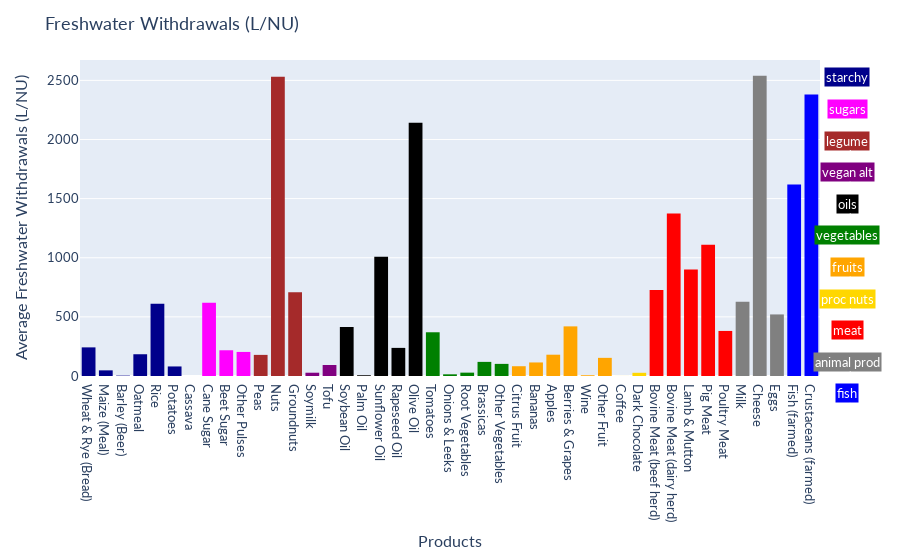

The cell this chart's notebook holds for it:
### Markdown cell above
#### Visualisations

##### Visualisation 1: bar charts of the amount of freshwater used for each product, measured in liters per NU (nutritional unit) or FU (fixture unit)

* Certain food groups, like animal products, require much more freshwater to produce than other groups like vegetables, per nutritional unit.
* Thus, it is more efficient to produce certain food groups than others in terms of freshwater.
* This supports the perspective that different food groups have varying environmental impact, and our food choices could greatly assist in environmental sustainability.

### Code cell
df_land = pd.read_excel('dataset1.xls', sheet_name=1, skiprows=2,nrows=43)
colormap = {
    'Wheat & Rye (Bread)':'darkblue',
    'Maize (Meal)':'darkblue',
    'Barley (Beer)':'darkblue',
    'Oatmeal':'darkblue',
    'Rice':'darkblue',
    'Potatoes':'darkblue',
    'Cassava':'darkblue',
    'Cane Sugar':'magenta',
    'Beet Sugar':'magenta',
    'Other Pulses':'magenta',
    'Peas':'brown',
    'Nuts':'brown',
    'Groundnuts':'brown',
    'Soymilk':'purple',
    'Tofu':'purple',
    'Soybean Oil':'black',
    'Palm Oil':'black',
    'Sunflower Oil':'black',
    'Rapeseed Oil':'black',
    'Olive Oil':'black',
    'Tomatoes':'green',
    'Onions & Leeks':'green',
    'Root Vegetables':'green',
    'Brassicas':'green',
    'Other Vegetables':'green',
    'Citrus Fruit':'orange',
    'Bananas':'orange',
    'Apples':'orange',
    'Berries & Grapes':'orange',
    'Wine':'orange',
    'Other Fruit':'orange',
    'Coffee':'gold',
    'Dark Chocolate':'gold',
    'Bovine Meat (beef herd)':'red',
    'Bovine Meat (dairy herd)':'red',
    'Lamb & Mutton':'red',
    'Pig Meat':'red',
    'Poultry Meat':'red',
    'Milk':'grey',
    'Cheese':'grey',
    'Eggs':'grey',
    'Fish (farmed)':'blue',
    'Crustaceans (farmed)':'blue'
}
fig = px.histogram(df_land, x='Product', y='Mean.5', color='Product', color_discrete_map=colormap)
fig.update_layout(
    font=dict(
        family='Lato, "Helvetica Neue", Helvetica, Arial, "Liberation Sans", sans-serif',
        size=13,
    ),
    yaxis=dict(title='Average Freshwater Withdrawals (L/NU)'),
    xaxis=dict(title='Products'),
    title='Freshwater Withdrawals (L/NU)',
    showlegend=False,
)
values = ['starchy', 'sugars', 'legume', 'vegan alt', 'oils', 'vegetables', 'fruits','proc nuts', 'meat', 'animal prod', 'fish']
colors = ['darkblue', 'magenta', 'brown', 'purple', 'black', 'green', 'orange','gold', 'red', 'grey', 'blue']


for i in range(len(values)):
    fig.add_annotation(
        x=1.05, y=0.85 - i*0.10,
        xref='paper', yref='paper',
        text=values[i],
        showarrow=True,
        arrowcolor='white',
        font=dict(color='white'),
        borderwidth=1,
        bgcolor= colors[i]
    )
fig.show()

### Figure 1 — Plotly figure (JSON) as saved in the notebook; plotly's stock layout.template omitted (floating-point values rounded to 4 significant figures)
{"data": [{"alignmentgroup": "True", "bingroup": "x", "histfunc": "sum", "hovertemplate": "Product=%{x}<br>sum of Mean.5=%{y}<extra></extra>", "legendgroup": "Wheat & Rye (Bread)", "marker": {"color": "darkblue", "pattern": {"shape": ""}}, "name": "Wheat & Rye (Bread)", "offsetgroup": "Wheat & Rye (Bread)", "orientation": "v", "showlegend": true, "type": "histogram", "x": ["Wheat & Rye (Bread)"], "xaxis": "x", "y": [242.0], "yaxis": "y"}, {"alignmentgroup": "True", "bingroup": "x", "histfunc": "sum", "hovertemplate": "Product=%{x}<br>sum of Mean.5=%{y}<extra></extra>", "legendgroup": "Maize (Meal)", "marker": {"color": "darkblue", "pattern": {"shape": ""}}, "name": "Maize (Meal)", "offsetgroup": "Maize (Meal)", "orientation": "v", "showlegend": true, "type": "histogram", "x": ["Maize (Meal)"], "xaxis": "x", "y": [47.69], "yaxis": "y"}, {"alignmentgroup": "True", "bingroup": "x", "histfunc": "sum", "hovertemplate": "Product=%{x}<br>sum of Mean.5=%{y}<extra></extra>", "legendgroup": "Barley (Beer)", "marker": {"color": "darkblue", "pattern": {"shape": ""}}, "name": "Barley (Beer)", "offsetgroup": "Barley (Beer)", "orientation": "v", "showlegend": true, "type": "histogram", "x": ["Barley (Beer)"], "xaxis": "x", "y": [3.42], "yaxis": "y"}, {"alignmentgroup": "True", "bingroup": "x", "histfunc": "sum", "hovertemplate": "Product=%{x}<br>sum of Mean.5=%{y}<extra></extra>", "legendgroup": "Oatmeal", "marker": {"color": "darkblue", "pattern": {"shape": ""}}, "name": "Oatmeal", "offsetgroup": "Oatmeal", "orientation": "v", "showlegend": true, "type": "histogram", "x": ["Oatmeal"], "xaxis": "x", "y": [183.9], "yaxis": "y"}, {"alignmentgroup": "True", "bingroup": "x", "histfunc": "sum", "hovertemplate": "Product=%{x}<br>sum of Mean.5=%{y}<extra></extra>", "legendgroup": "Rice", "marker": {"color": "darkblue", "pattern": {"shape": ""}}, "name": "Rice", "offsetgroup": "Rice", "orientation": "v", "showlegend": true, "type": "histogram", "x": ["Rice"], "xaxis": "x", "y": [610.0], "yaxis": "y"}, {"alignmentgroup": "True", "bingroup": "x", "histfunc": "sum", "hovertemplate": "Product=%{x}<br>sum of Mean.5=%{y}<extra></extra>", "legendgroup": "Potatoes", "marker": {"color": "darkblue", "pattern": {"shape": ""}}, "name": "Potatoes", "offsetgroup": "Potatoes", "orientation": "v", "showlegend": true, "type": "histogram", "x": ["Potatoes"], "xaxis": "x", "y": [80.74], "yaxis": "y"}, {"alignmentgroup": "True", "bingroup": "x", "histfunc": "sum", "hovertemplate": "Product=%{x}<br>sum of Mean.5=%{y}<extra></extra>", "legendgroup": "Cassava", "marker": {"color": "darkblue", "pattern": {"shape": ""}}, "name": "Cassava", "offsetgroup": "Cassava", "orientation": "v", "showlegend": true, "type": "histogram", "x": ["Cassava"], "xaxis": "x", "y": [0], "yaxis": "y"}, {"alignmentgroup": "True", "bingroup": "x", "histfunc": "sum", "hovertemplate": "Product=%{x}<br>sum of Mean.5=%{y}<extra></extra>", "legendgroup": "Cane Sugar", "marker": {"color": "magenta", "pattern": {"shape": ""}}, "name": "Cane Sugar", "offsetgroup": "Cane Sugar", "orientation": "v", "showlegend": true, "type": "histogram", "x": ["Cane Sugar"], "xaxis": "x", "y": [620.1], "yaxis": "y"}, {"alignmentgroup": "True", "bingroup": "x", "histfunc": "sum", "hovertemplate": "Product=%{x}<br>sum of Mean.5=%{y}<extra></extra>", "legendgroup": "Beet Sugar", "marker": {"color": "magenta", "pattern": {"shape": ""}}, "name": "Beet Sugar", "offsetgroup": "Beet Sugar", "orientation": "v", "showlegend": true, "type": "histogram", "x": ["Beet Sugar"], "xaxis": "x", "y": [217.7], "yaxis": "y"}, {"alignmentgroup": "True", "bingroup": "x", "histfunc": "sum", "hovertemplate": "Product=%{x}<br>sum of Mean.5=%{y}<extra></extra>", "legendgroup": "Other Pulses", "marker": {"color": "magenta", "pattern": {"shape": ""}}, "name": "Other Pulses", "offsetgroup": "Other Pulses", "orientation": "v", "showlegend": true, "type": "histogram", "x": ["Other Pulses"], "xaxis": "x", "y": [203.5], "yaxis": "y"}, {"alignmentgroup": "True", "bingroup": "x", "histfunc": "sum", "hovertemplate": "Product=%{x}<br>sum of Mean.5=%{y}<extra></extra>", "legendgroup": "Peas", "marker": {"color": "brown", "pattern": {"shape": ""}}, "name": "Peas", "offsetgroup": "Peas", "orientation": "v", "showlegend": true, "type": "histogram", "x": ["Peas"], "xaxis": "x", "y": [178.5], "yaxis": "y"}, {"alignmentgroup": "True", "bingroup": "x", "histfunc": "sum", "hovertemplate": "Product=%{x}<br>sum of Mean.5=%{y}<extra></extra>", "legendgroup": "Nuts", "marker": {"color": "brown", "pattern": {"shape": ""}}, "name": "Nuts", "offsetgroup": "Nuts", "orientation": "v", "showlegend": true, "type": "histogram", "x": ["Nuts"], "xaxis": "x", "y": [2531.0], "yaxis": "y"}, {"alignmentgroup": "True", "bingroup": "x", "histfunc": "sum", "hovertemplate": "Product=%{x}<br>sum of Mean.5=%{y}<extra></extra>", "legendgroup": "Groundnuts", "marker": {"color": "brown", "pattern": {"shape": ""}}, "name": "Groundnuts", "offsetgroup": "Groundnuts", "orientation": "v", "showlegend": true, "type": "histogram", "x": ["Groundnuts"], "xaxis": "x", "y": [707.5], "yaxis": "y"}, {"alignmentgroup": "True", "bingroup": "x", "histfunc": "sum", "hovertemplate": "Product=%{x}<br>sum of Mean.5=%{y}<extra></extra>", "legendgroup": "Soymilk", "marker": {"color": "purple", "pattern": {"shape": ""}}, "name": "Soymilk", "offsetgroup": "Soymilk", "orientation": "v", "showlegend": true, "type": "histogram", "x": ["Soymilk"], "xaxis": "x", "y": [27.8], "yaxis": "y"}, {"alignmentgroup": "True", "bingroup": "x", "histfunc": "sum", "hovertemplate": "Product=%{x}<br>sum of Mean.5=%{y}<extra></extra>", "legendgroup": "Tofu", "marker": {"color": "purple", "pattern": {"shape": ""}}, "name": "Tofu", "offsetgroup": "Tofu", "orientation": "v", "showlegend": true, "type": "histogram", "x": ["Tofu"], "xaxis": "x", "y": [92.87], "yaxis": "y"}, {"alignmentgroup": "True", "bingroup": "x", "histfunc": "sum", "hovertemplate": "Product=%{x}<br>sum of Mean.5=%{y}<extra></extra>", "legendgroup": "Soybean Oil", "marker": {"color": "black", "pattern": {"shape": ""}}, "name": "Soybean Oil", "offsetgroup": "Soybean Oil", "orientation": "v", "showlegend": true, "type": "histogram", "x": ["Soybean Oil"], "xaxis": "x", "y": [414.6], "yaxis": "y"}, {"alignmentgroup": "True", "bingroup": "x", "histfunc": "sum", "hovertemplate": "Product=%{x}<br>sum of Mean.5=%{y}<extra></extra>", "legendgroup": "Palm Oil", "marker": {"color": "black", "pattern": {"shape": ""}}, "name": "Palm Oil", "offsetgroup": "Palm Oil", "orientation": "v", "showlegend": true, "type": "histogram", "x": ["Palm Oil"], "xaxis": "x", "y": [6.4], "yaxis": "y"}, {"alignmentgroup": "True", "bingroup": "x", "histfunc": "sum", "hovertemplate": "Product=%{x}<br>sum of Mean.5=%{y}<extra></extra>", "legendgroup": "Sunflower Oil", "marker": {"color": "black", "pattern": {"shape": ""}}, "name": "Sunflower Oil", "offsetgroup": "Sunflower Oil", "orientation": "v", "showlegend": true, "type": "histogram", "x": ["Sunflower Oil"], "xaxis": "x", "y": [1008.0], "yaxis": "y"}, {"alignmentgroup": "True", "bingroup": "x", "histfunc": "sum", "hovertemplate": "Product=%{x}<br>sum of Mean.5=%{y}<extra></extra>", "legendgroup": "Rapeseed Oil", "marker": {"color": "black", "pattern": {"shape": ""}}, "name": "Rapeseed Oil", "offsetgroup": "Rapeseed Oil", "orientation": "v", "showlegend": true, "type": "histogram", "x": ["Rapeseed Oil"], "xaxis": "x", "y": [237.7], "yaxis": "y"}, {"alignmentgroup": "True", "bingroup": "x", "histfunc": "sum", "hovertemplate": "Product=%{x}<br>sum of Mean.5=%{y}<extra></extra>", "legendgroup": "Olive Oil", "marker": {"color": "black", "pattern": {"shape": ""}}, "name": "Olive Oil", "offsetgroup": "Olive Oil", "orientation": "v", "showlegend": true, "type": "histogram", "x": ["Olive Oil"], "xaxis": "x", "y": [2142.0], "yaxis": "y"}, {"alignmentgroup": "True", "bingroup": "x", "histfunc": "sum", "hovertemplate": "Product=%{x}<br>sum of Mean.5=%{y}<extra></extra>", "legendgroup": "Tomatoes", "marker": {"color": "green", "pattern": {"shape": ""}}, "name": "Tomatoes", "offsetgroup": "Tomatoes", "orientation": "v", "showlegend": true, "type": "histogram", "x": ["Tomatoes"], "xaxis": "x", "y": [369.8], "yaxis": "y"}, {"alignmentgroup": "True", "bingroup": "x", "histfunc": "sum", "hovertemplate": "Product=%{x}<br>sum of Mean.5=%{y}<extra></extra>", "legendgroup": "Onions & Leeks", "marker": {"color": "green", "pattern": {"shape": ""}}, "name": "Onions & Leeks", "offsetgroup": "Onions & Leeks", "orientation": "v", "showlegend": true, "type": "histogram", "x": ["Onions & Leeks"], "xaxis": "x", "y": [14.3], "yaxis": "y"}, {"alignmentgroup": "True", "bingroup": "x", "histfunc": "sum", "hovertemplate": "Product=%{x}<br>sum of Mean.5=%{y}<extra></extra>", "legendgroup": "Root Vegetables", "marker": {"color": "green", "pattern": {"shape": ""}}, "name": "Root Vegetables", "offsetgroup": "Root Vegetables", "orientation": "v", "showlegend": true, "type": "histogram", "x": ["Root Vegetables"], "xaxis": "x", "y": [28.4], "yaxis": "y"}, {"alignmentgroup": "True", "bingroup": "x", "histfunc": "sum", "hovertemplate": "Product=%{x}<br>sum of Mean.5=%{y}<extra></extra>", "legendgroup": "Brassicas", "marker": {"color": "green", "pattern": {"shape": ""}}, "name": "Brassicas", "offsetgroup": "Brassicas", "orientation": "v", "showlegend": true, "type": "histogram", "x": ["Brassicas"], "xaxis": "x", "y": [119.4], "yaxis": "y"}, {"alignmentgroup": "True", "bingroup": "x", "histfunc": "sum", "hovertemplate": "Product=%{x}<br>sum of Mean.5=%{y}<extra></extra>", "legendgroup": "Other Vegetables", "marker": {"color": "green", "pattern": {"shape": ""}}, "name": "Other Vegetables", "offsetgroup": "Other Vegetables", "orientation": "v", "showlegend": true, "type": "histogram", "x": ["Other Vegetables"], "xaxis": "x", "y": [102.5], "yaxis": "y"}, {"alignmentgroup": "True", "bingroup": "x", "histfunc": "sum", "hovertemplate": "Product=%{x}<br>sum of Mean.5=%{y}<extra></extra>", "legendgroup": "Citrus Fruit", "marker": {"color": "orange", "pattern": {"shape": ""}}, "name": "Citrus Fruit", "offsetgroup": "Citrus Fruit", "orientation": "v", "showlegend": true, "type": "histogram", "x": ["Citrus Fruit"], "xaxis": "x", "y": [82.7], "yaxis": "y"}, {"alignmentgroup": "True", "bingroup": "x", "histfunc": "sum", "hovertemplate": "Product=%{x}<br>sum of Mean.5=%{y}<extra></extra>", "legendgroup": "Bananas", "marker": {"color": "orange", "pattern": {"shape": ""}}, "name": "Bananas", "offsetgroup": "Bananas", "orientation": "v", "showlegend": true, "type": "histogram", "x": ["Bananas"], "xaxis": "x", "y": [114.5], "yaxis": "y"}, {"alignmentgroup": "True", "bingroup": "x", "histfunc": "sum", "hovertemplate": "Product=%{x}<br>sum of Mean.5=%{y}<extra></extra>", "legendgroup": "Apples", "marker": {"color": "orange", "pattern": {"shape": ""}}, "name": "Apples", "offsetgroup": "Apples", "orientation": "v", "showlegend": true, "type": "histogram", "x": ["Apples"], "xaxis": "x", "y": [180.1], "yaxis": "y"}, {"alignmentgroup": "True", "bingroup": "x", "histfunc": "sum", "hovertemplate": "Product=%{x}<br>sum of Mean.5=%{y}<extra></extra>", "legendgroup": "Berries & Grapes", "marker": {"color": "orange", "pattern": {"shape": ""}}, "name": "Berries & Grapes", "offsetgroup": "Berries & Grapes", "orientation": "v", "showlegend": true, "type": "histogram", "x": ["Berries & Grapes"], "xaxis": "x", "y": [419.6], "yaxis": "y"}, {"alignmentgroup": "True", "bingroup": "x", "histfunc": "sum", "hovertemplate": "Product=%{x}<br>sum of Mean.5=%{y}<extra></extra>", "legendgroup": "Wine", "marker": {"color": "orange", "pattern": {"shape": ""}}, "name": "Wine", "offsetgroup": "Wine", "orientation": "v", "showlegend": true, "type": "histogram", "x": ["Wine"], "xaxis": "x", "y": [6.312], "yaxis": "y"}, {"alignmentgroup": "True", "bingroup": "x", "histfunc": "sum", "hovertemplate": "Product=%{x}<br>sum of Mean.5=%{y}<extra></extra>", "legendgroup": "Other Fruit", "marker": {"color": "orange", "pattern": {"shape": ""}}, "name": "Other Fruit", "offsetgroup": "Other Fruit", "orientation": "v", "showlegend": true, "type": "histogram", "x": ["Other Fruit"], "xaxis": "x", "y": [153.5], "yaxis": "y"}, {"alignmentgroup": "True", "bingroup": "x", "histfunc": "sum", "hovertemplate": "Product=%{x}<br>sum of Mean.5=%{y}<extra></extra>", "legendgroup": "Coffee", "marker": {"color": "gold", "pattern": {"shape": ""}}, "name": "Coffee", "offsetgroup": "Coffee", "orientation": "v", "showlegend": true, "type": "histogram", "x": ["Coffee"], "xaxis": "x", "y": [0.3885], "yaxis": "y"}, {"alignmentgroup": "True", "bingroup": "x", "histfunc": "sum", "hovertemplate": "Product=%{x}<br>sum of Mean.5=%{y}<extra></extra>", "legendgroup": "Dark Chocolate", "marker": {"color": "gold", "pattern": {"shape": ""}}, "name": "Dark Chocolate", "offsetgroup": "Dark Chocolate", "orientation": "v", "showlegend": true, "type": "histogram", "x": ["Dark Chocolate"], "xaxis": "x", "y": [27.03], "yaxis": "y"}, {"alignmentgroup": "True", "bingroup": "x", "histfunc": "sum", "hovertemplate": "Product=%{x}<br>sum of Mean.5=%{y}<extra></extra>", "legendgroup": "Bovine Meat (beef herd)", "marker": {"color": "red", "pattern": {"shape": ""}}, "name": "Bovine Meat (beef herd)", "offsetgroup": "Bovine Meat (beef herd)", "orientation": "v", "showlegend": true, "type": "histogram", "x": ["Bovine Meat (beef herd)"], "xaxis": "x", "y": [727.8], "yaxis": "y"}, {"alignmentgroup": "True", "bingroup": "x", "histfunc": "sum", "hovertemplate": "Product=%{x}<br>sum of Mean.5=%{y}<extra></extra>", "legendgroup": "Bovine Meat (dairy herd)", "marker": {"color": "red", "pattern": {"shape": ""}}, "name": "Bovine Meat (dairy herd)", "offsetgroup": "Bovine Meat (dairy herd)", "orientation": "v", "showlegend": true, "type": "histogram", "x": ["Bovine Meat (dairy herd)"], "xaxis": "x", "y": [1375.0], "yaxis": "y"}, {"alignmentgroup": "True", "bingroup": "x", "histfunc": "sum", "hovertemplate": "Product=%{x}<br>sum of Mean.5=%{y}<extra></extra>", "legendgroup": "Lamb & Mutton", "marker": {"color": "red", "pattern": {"shape": ""}}, "name": "Lamb & Mutton", "offsetgroup": "Lamb & Mutton", "orientation": "v", "showlegend": true, "type": "histogram", "x": ["Lamb & Mutton"], "xaxis": "x", "y": [900.9], "yaxis": "y"}, {"alignmentgroup": "True", "bingroup": "x", "histfunc": "sum", "hovertemplate": "Product=%{x}<br>sum of Mean.5=%{y}<extra></extra>", "legendgroup": "Pig Meat", "marker": {"color": "red", "pattern": {"shape": ""}}, "name": "Pig Meat", "offsetgroup": "Pig Meat", "orientation": "v", "showlegend": true, "type": "histogram", "x": ["Pig Meat"], "xaxis": "x", "y": [1110.0], "yaxis": "y"}, {"alignmentgroup": "True", "bingroup": "x", "histfunc": "sum", "hovertemplate": "Product=%{x}<br>sum of Mean.5=%{y}<extra></extra>", "legendgroup": "Poultry Meat", "marker": {"color": "red", "pattern": {"shape": ""}}, "name": "Poultry Meat", "offsetgroup": "Poultry Meat", "orientation": "v", "showlegend": true, "type": "histogram", "x": ["Poultry Meat"], "xaxis": "x", "y": [381.1], "yaxis": "y"}, {"alignmentgroup": "True", "bingroup": "x", "histfunc": "sum", "hovertemplate": "Product=%{x}<br>sum of Mean.5=%{y}<extra></extra>", "legendgroup": "Milk", "marker": {"color": "grey", "pattern": {"shape": ""}}, "name": "Milk", "offsetgroup": "Milk", "orientation": "v", "showlegend": true, "type": "histogram", "x": ["Milk"], "xaxis": "x", "y": [628.2], "yaxis": "y"}, {"alignmentgroup": "True", "bingroup": "x", "histfunc": "sum", "hovertemplate": "Product=%{x}<br>sum of Mean.5=%{y}<extra></extra>", "legendgroup": "Cheese", "marker": {"color": "grey", "pattern": {"shape": ""}}, "name": "Cheese", "offsetgroup": "Cheese", "orientation": "v", "showlegend": true, "type": "histogram", "x": ["Cheese"], "xaxis": "x", "y": [2539.0], "yaxis": "y"}, {"alignmentgroup": "True", "bingroup": "x", "histfunc": "sum", "hovertemplate": "Product=%{x}<br>sum of Mean.5=%{y}<extra></extra>", "legendgroup": "Eggs", "marker": {"color": "grey", "pattern": {"shape": ""}}, "name": "Eggs", "offsetgroup": "Eggs", "orientation": "v", "showlegend": true, "type": "histogram", "x": ["Eggs"], "xaxis": "x", "y": [520.6], "yaxis": "y"}, {"alignmentgroup": "True", "bingroup": "x", "histfunc": "sum", "hovertemplate": "Product=%{x}<br>sum of Mean.5=%{y}<extra></extra>", "legendgroup": "Fish (farmed)", "marker": {"color": "blue", "pattern": {"shape": ""}}, "name": "Fish (farmed)", "offsetgroup": "Fish (farmed)", "orientation": "v", "showlegend": true, "type": "histogram", "x": ["Fish (farmed)"], "xaxis": "x", "y": [1619.0], "yaxis": "y"}, {"alignmentgroup": "True", "bingroup": "x", "histfunc": "sum", "hovertemplate": "Product=%{x}<br>sum of Mean.5=%{y}<extra></extra>", "legendgroup": "Crustaceans (farmed)", "marker": {"color": "blue", "pattern": {"shape": ""}}, "name": "Crustaceans (farmed)", "offsetgroup": "Crustaceans (farmed)", "orientation": "v", "showlegend": true, "type": "histogram", "x": ["Crustaceans (farmed)"], "xaxis": "x", "y": [2380.0], "yaxis": "y"}], "layout": {"annotations": [{"arrowcolor": "white", "bgcolor": "darkblue", "borderwidth": 1, "font": {"color": "white"}, "showarrow": true, "text": "starchy", "x": 1.05, "xref": "paper", "y": 0.85, "yref": "paper"}, {"arrowcolor": "white", "bgcolor": "magenta", "borderwidth": 1, "font": {"color": "white"}, "showarrow": true, "text": "sugars", "x": 1.05, "xref": "paper", "y": 0.75, "yref": "paper"}, {"arrowcolor": "white", "bgcolor": "brown", "borderwidth": 1, "font": {"color": "white"}, "showarrow": true, "text": "legume", "x": 1.05, "xref": "paper", "y": 0.65, "yref": "paper"}, {"arrowcolor": "white", "bgcolor": "purple", "borderwidth": 1, "font": {"color": "white"}, "showarrow": true, "text": "vegan alt", "x": 1.05, "xref": "paper", "y": 0.55, "yref": "paper"}, {"arrowcolor": "white", "bgcolor": "black", "borderwidth": 1, "font": {"color": "white"}, "showarrow": true, "text": "oils", "x": 1.05, "xref": "paper", "y": 0.45, "yref": "paper"}, {"arrowcolor": "white", "bgcolor": "green", "borderwidth": 1, "font": {"color": "white"}, "showarrow": true, "text": "vegetables", "x": 1.05, "xref": "paper", "y": 0.35, "yref": "paper"}, {"arrowcolor": "white", "bgcolor": "orange", "borderwidth": 1, "font": {"color": "white"}, "showarrow": true, "text": "fruits", "x": 1.05, "xref": "paper", "y": 0.25, "yref": "paper"}, {"arrowcolor": "white", "bgcolor": "gold", "borderwidth": 1, "font": {"color": "white"}, "showarrow": true, "text": "proc nuts", "x": 1.05, "xref": "paper", "y": 0.15, "yref": "paper"}, {"arrowcolor": "white", "bgcolor": "red", "borderwidth": 1, "font": {"color": "white"}, "showarrow": true, "text": "meat", "x": 1.05, "xref": "paper", "y": 0.05, "yref": "paper"}, {"arrowcolor": "white", "bgcolor": "grey", "borderwidth": 1, "font": {"color": "white"}, "showarrow": true, "text": "animal prod", "x": 1.05, "xref": "paper", "y": -0.05, "yref": "paper"}, {"arrowcolor": "white", "bgcolor": "blue", "borderwidth": 1, "font": {"color": "white"}, "showarrow": true, "text": "fish", "x": 1.05, "xref": "paper", "y": -0.15, "yref": "paper"}], "barmode": "relative", "font": {"family": "Lato, \"Helvetica Neue\", Helvetica, Arial, \"Liberation Sans\", sans-serif", "size": 13}, "legend": {"title": {"text": "Product"}, "tracegroupgap": 0}, "margin": {"t": 60}, "showlegend": false, "title": {"text": "Freshwater Withdrawals (L/NU)"}, "xaxis": {"anchor": "y", "categoryarray": ["Wheat & Rye (Bread)", "Maize (Meal)", "Barley (Beer)", "Oatmeal", "Rice", "Potatoes", "Cassava", "Cane Sugar", "Beet Sugar", "Other Pulses", "Peas", "Nuts", "Groundnuts", "Soymilk", "Tofu", "Soybean Oil", "Palm Oil", "Sunflower Oil", "Rapeseed Oil", "Olive Oil", "Tomatoes", "Onions & Leeks", "Root Vegetables", "Brassicas", "Other Vegetables", "Citrus Fruit", "Bananas", "Apples", "Berries & Grapes", "Wine", "Other Fruit", "Coffee", "Dark Chocolate", "Bovine Meat (beef herd)", "Bovine Meat (dairy herd)", "Lamb & Mutton", "Pig Meat", "Poultry Meat", "Milk", "Cheese", "Eggs", "Fish (farmed)", "Crustaceans (farmed)"], "categoryorder": "array", "domain": [0, 1], "title": {"text": "Products"}}, "yaxis": {"anchor": "x", "domain": [0, 1], "title": {"text": "Average Freshwater Withdrawals (L/NU)"}}}}
